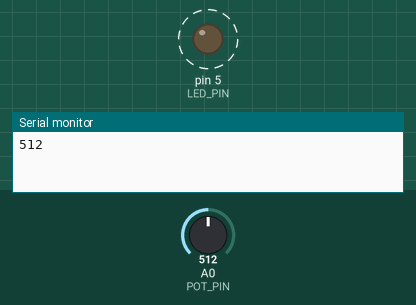
Bench run of a sketch on a simulated Arduino Uno, built with avr-gcc and run on an emulated ATmega328P. Parts: output pins drawn as LEDs (lit = HIGH), the last lines printed to the serial monitor. Dashed ring = blinking. The inputs (shaded band) are chosen by the test bench; at power-on: A0 (POT_PIN) = 512.

Above: at 1.8 s.
1.9 s: A0 (POT_PIN) set to 306
At 2.2 s:
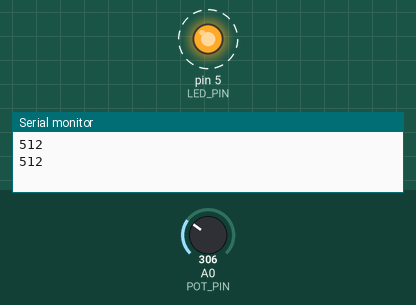
5.4 s: A0 (POT_PIN) set to 122
At 5.56 s:
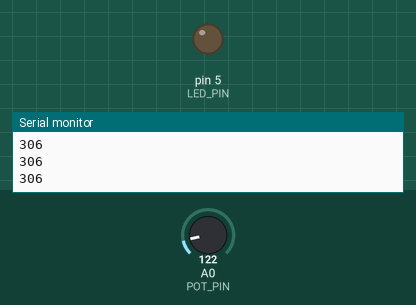
Timing chart, 0 to 14.9 s (numbered marks = the images above; inputs shaded):
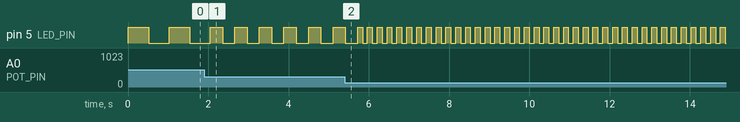

Measured:
- after the input at 1.9 s, pin 5 (LED_PIN): alternates HIGH for 0.31 s and LOW for 0.31 s, starting after 0.46 s
- by itself, pin 5 (LED_PIN): alternates HIGH for 0.51 s and LOW for 0.51 s

The sketch:

1.ino
```cpp
#define POT_PIN 0   // select the input pin for the potentiometer
#define LED_PIN 5   // select the pin for the LED
int val = 0; // variable to store the value coming from the sensor


void setup()
{
  pinMode(LED_PIN, OUTPUT); // declare the LED pin as an OUTPUT
  pinMode(POT_PIN, INPUT);  // declare the potentiometer pin as an INPUT
  Serial.begin(9600);
}


void loop()
{
  val = analogRead(POT_PIN); // read the voltage on the pot
  digitalWrite(LED_PIN, HIGH); // turn the ledPin on
  delay(val); // blink rate set by pot value (in milliseconds)
  digitalWrite(LED_PIN, LOW); // turn the ledPin off
  delay(val); // turn led off for same period as it was turned on
  Serial.println(val);
}
```
